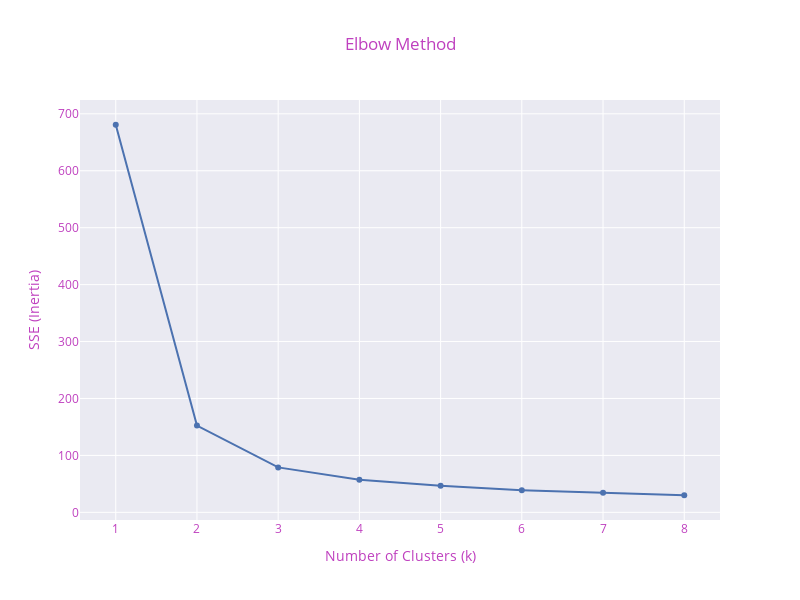

The notebook cell this image was saved under:
### Code cell
sse = []
clusters = range(1, 9)

for i in clusters:
    kmeans = KMeans(n_clusters=i, max_iter=300, n_init=10, random_state=42)
    kmeans.fit(X)
    sse.append(kmeans.inertia_)

# Vẽ Elbow Method
fig = px.line(
    x=list(clusters), 
    y=sse, 
    markers=True,
    template="seaborn",
    title='Elbow Method'
)

fig.update_layout(
    width=800, height=600,
    title_font_color="#BF40BF",
    xaxis=dict(color="#BF40BF", title="Number of Clusters (k)"),
    yaxis=dict(color="#BF40BF", title="SSE (Inertia)"),
    showlegend=False
)

fig.show()
print("👉 Dựa trên Elbow Method, k=3 là số cluster tối ưu cho dữ liệu Iris.")

### Figure 1 — Plotly figure (JSON) as saved in the notebook; plotly's stock layout.template omitted (floating-point values rounded to 4 significant figures)
{"data": [{"hovertemplate": "x=%{x}<br>y=%{y}<extra></extra>", "legendgroup": "", "line": {"color": "rgb(76,114,176)", "dash": "solid"}, "marker": {"symbol": "circle"}, "mode": "lines+markers", "name": "", "orientation": "v", "showlegend": false, "type": "scatter", "x": [1, 2, 3, 4, 5, 6, 7, 8], "xaxis": "x", "y": [680.8, 152.4, 78.94, 57.32, 46.54, 38.93, 34.36, 30.02], "yaxis": "y"}], "layout": {"height": 600, "legend": {"tracegroupgap": 0}, "showlegend": false, "title": {"font": {"color": "#BF40BF"}, "text": "Elbow Method"}, "width": 800, "xaxis": {"anchor": "y", "color": "#BF40BF", "domain": [0, 1], "title": {"text": "Number of Clusters (k)"}}, "yaxis": {"anchor": "x", "color": "#BF40BF", "domain": [0, 1], "title": {"text": "SSE (Inertia)"}}}}
